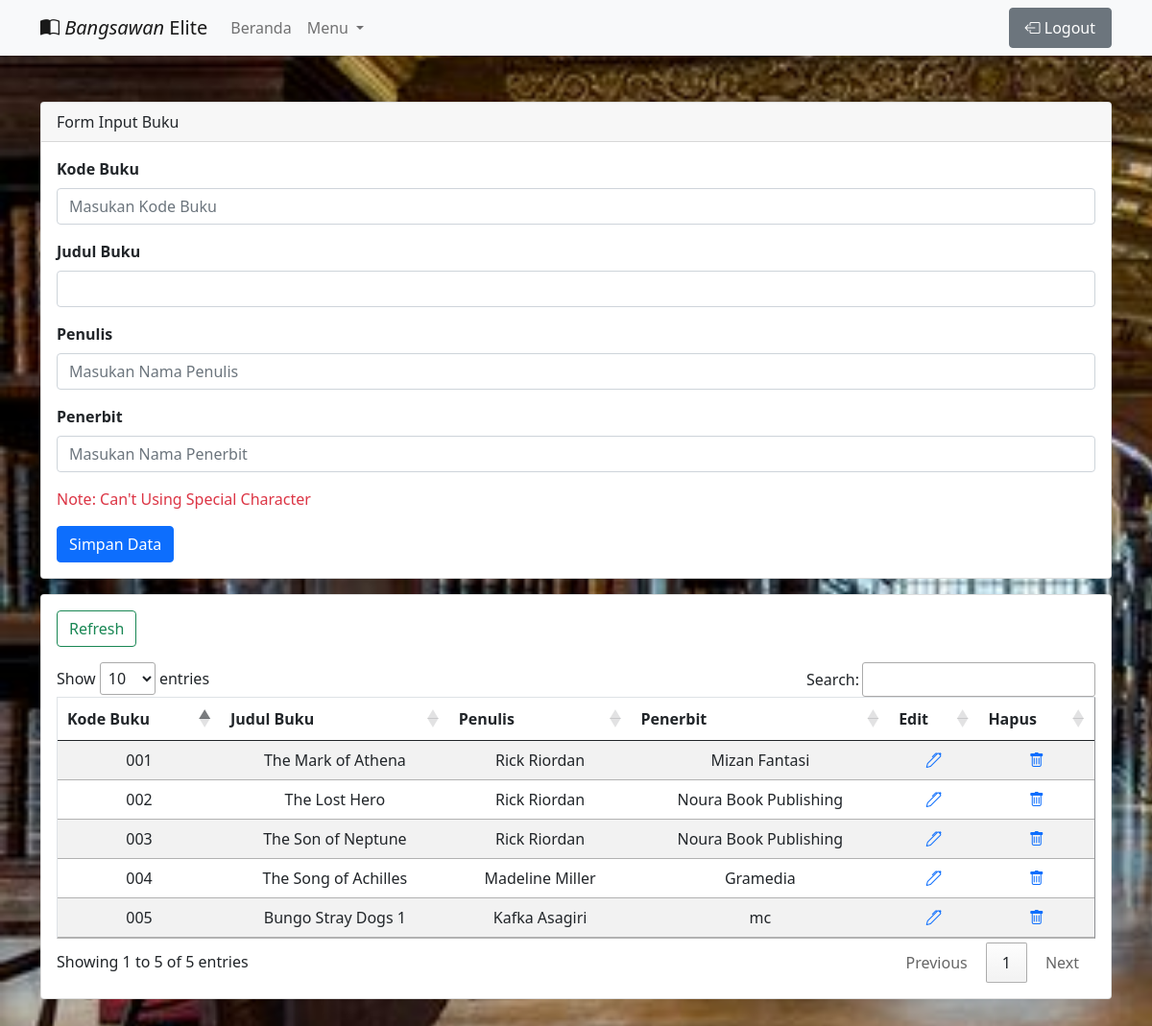
The app's page /view/inputBuku.php with its own data.
### tables this page shows
CREATE TABLE `tbl_buku` (
  `id` int(11) NOT NULL,
  `kode_buku` varchar(100) NOT NULL,
  `judul` varchar(225) NOT NULL,
  `pengarang` varchar(225) NOT NULL,
  `penerbit` varchar(225) NOT NULL
);

### library/controller.php (called while the page is built, shortened)
<?php
 class controller{
 function tampil($con, $tabel)
 {
     $sql = "SELECT * FROM $tabel";
     $jalan = mysqli_query($con, $sql);
     while(@$data = mysqli_fetch_assoc($jalan))
         $isi[] = $data;
         return @$isi;
 }
 }
?>

### view/inputBuku.php (the view, shortened to what this page needs)
<?php
include '../config/koneksi.php';
include '../library/controller.php';
    $go = new controller();
    $tabel = "tbl_buku";
?>
<!doctype html>
<html lang="en">
  <head>
    <link rel="stylesheet" href="https://cdn.datatables.net/1.10.24/css/jquery.dataTables.min.css">
    <link href="https://unpkg.com/aos@2.3.1/dist/aos.css" rel="stylesheet">
    <link href="https://cdn.jsdelivr.net/npm/bootstrap@5.0.0-beta3/dist/css/bootstrap.min.css" rel="stylesheet">
    <link rel="stylesheet" href="https://cdn.jsdelivr.net/npm/bootstrap-icons@1.5.0/font/bootstrap-icons.css">
    <link rel="stylesheet" href="../assets/css/style.css">
  </head>
  <body>
    <nav class="navbar navbar-expand-lg navbar-light bg-light shadow-sm">
      <div class="container" >
      <a class="navbar-brand" href="../dashboard.php"><i class="bi bi-book-half"></i> <i>Bangsawan</i> Elite</a>
        <div class="collapse navbar-collapse" id="navbarSupportedContent">
          <ul class="navbar-nav me-auto mb-2 mb-lg-0">
            <li class="nav-item">
              <a class="nav-link" aria-current="page" href="../dashboard.php">Beranda</a>
            </li>
            <li class="nav-item dropdown">
              <a class="nav-link dropdown-toggle" href="#" id="navbarDropdown" role="button" data-bs-toggle="dropdown" aria-expanded="false" >
                Menu
              </a>
            </li>
        </ul>
        <form class="d-flex">
            <ul class="nav navbar-expand-lg justify-content-end ">
                <li class="nav-item dropdown">
                <li class="nav-right">
                    <a class="nav-link btn btn-secondary" aria-current="page" href="../index.php" style="color:white;"onclick="return confirm('Anda Yakin Ingin Keluar?')"><i class="bi bi-box-arrow-left"></i>  Logout</a>
                </li>
                </li>
            </ul>
          </form>
        </div>
      </div>
    </nav>
  <div class="container my-5" id= "content" >
        <div class="card" data-aos="fade-down">
            <div class="card-header">
                Form Input Buku
            </div>
            <div class="card-body">
                <form method="post">
                    <div class="mb-3">
                        <label for="exampleFormControlInput1" class="form-label fw-bold">Kode Buku</label>
                        <input type="number" name="kode_buku" class="form-control" value="
                        <?php echo @$edit['kode_buku'] ?>" id="exampleFormControlInput1"
                        placeholder="Masukan Kode Buku" required>
                    </div>
                    <div class="mb-3">
                        <label for="exampleFormControlInput1" class="form-label fw-bold">Judul Buku</label>
                        <input type="text" name="judul" class="form-control" value="
                            <?php echo @$edit['judul'] ?>" id="exampleFormControlInput1"
                            placeholder="Masukan Judul Buku" required>
                    </div>
                    <div class="mb-3">
                        <label for="exampleFormControlInput1" class="form-label fw-bold">Penulis</label>
                        <input type="text" name="pengarang" class="form-control" value="<?php echo @$edit['pengarang'] ?>" id="exampleFormControlInput1" placeholder="Masukan Nama Penulis" required>
                    </div>
                    <div class="mb-3">
                        <label for="exampleFormControlInput1" class="form-label fw-bold">Penerbit</label>
                        <input type="text" name="penerbit" class="form-control" value="<?php echo @$edit['penerbit'] ?>" id="exampleFormControlInput1" placeholder="Masukan Nama Penerbit" required>
                    </div>
                    <div class="mb-3">
                        <p class="text-capitalize text-danger opacity-50">Note: can't using special character</p>
                    </div>
                    <?php if(@$_GET['id'] ==""){ ?>
                        <input type="submit" class="btn btn-primary"name="simpan" value="Simpan Data">
                    <?php }else{ ?>
                        <input type="submit" class="btn btn-primary" name="ubah" value="Ubah Data">
                    <?php } ?>
            </form>
            </div>
        </div>
        <div class="card p-3 mt-3" data-aos="fade-up">
            <form class="d-flex justify-content-start">
                <a href="?menu=input_buku" class="btn btn-outline-success" type="submit">Refresh</a>
            </form>
            <div class="table-responsive mt-3 text-center">
                <table align="center" border="1" class="mt-4 table table-striped table-hover bg-white" id="tableAll">
                    <thead>
                        <tr>
                            <th>Kode Buku</th>
                            <th>Judul Buku</th>
                            <th>Penulis</th>
                            <th>Penerbit</th>
                            <th>Edit</th>
                            <th>Hapus</th>
                        </tr>
                    </thead>
                    <tbody>
                        <?php
                            $data = $go->tampil($con, $tabel);
                            if($data==""){
                                echo "<tr><td colspan='4'>No Data</td></tr>";
                            }else{
                            foreach($data as $r){
                        ?>
                        <tr>
                            <td><?php echo $r['kode_buku']?></td>
                            <td><?php echo $r['judul']?></td>
                            <td><?php echo $r['pengarang']?></td>
                            <td><?php echo $r['penerbit']?></td>
                            <td><a href="?menu=input_buku&edit&id=<?php echo $r['id']?>"><i
                                class="bi bi-pen"></i></a></td>
                            <td><a class="text-center" href="?menu=input_buku&hapus&id=
                            <?php echo $r['id']?>" onclick="return confirm('Hapus Data?')">
                            <i class="bi bi-trash text-center"></i></a></td>
                        </tr>
                        <?php } } ?>
                    </tbody>
                </table>
            </div>
        </div>
    </div>
  </body>
</html>

### assets/css/style.css (style rules this page uses)
body { background-image: url("../img/bg5.jpg"); background-repeat: no-repeat; background-size: cover; }

### records on screen
tbl_buku: kode_buku "003", judul "The Son of Neptune", pengarang "Rick Riordan", penerbit "Noura Book Publishing"
tbl_buku: kode_buku "004", judul "The Song of Achilles", pengarang "Madeline Miller", penerbit "Gramedia"
tbl_buku: kode_buku "005", judul "Bungo Stray Dogs 1", pengarang "Kafka Asagiri", penerbit "mc"
tbl_buku: kode_buku "001", judul "The Mark of Athena", pengarang "Rick Riordan", penerbit "Mizan Fantasi"
tbl_buku: kode_buku "002", judul "The Lost Hero", pengarang "Rick Riordan", penerbit "Noura Book Publishing"
